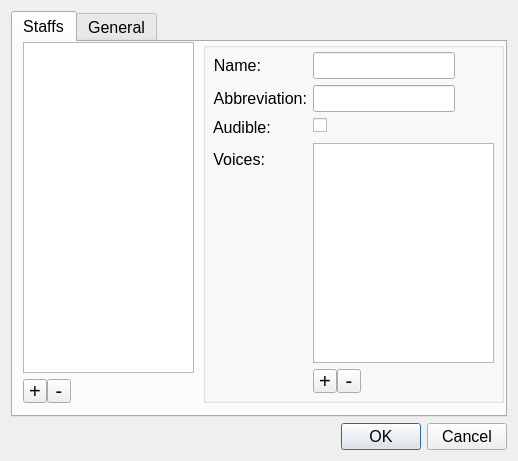
<?xml version="1.0" encoding="UTF-8"?>
<ui version="4.0">
 <class>CStaffsDialog</class>
 <widget class="QDialog" name="CStaffsDialog">
  <property name="windowModality">
   <enum>Qt::NonModal</enum>
  </property>
  <property name="geometry">
   <rect>
    <x>0</x>
    <y>0</y>
    <width>520</width>
    <height>458</height>
   </rect>
  </property>
  <property name="sizePolicy">
   <sizepolicy hsizetype="Fixed" vsizetype="Fixed">
    <horstretch>0</horstretch>
    <verstretch>0</verstretch>
   </sizepolicy>
  </property>
  <property name="font">
   <font>
    <pointsize>12</pointsize>
   </font>
  </property>
  <property name="windowTitle">
   <string>Staffs</string>
  </property>
  <property name="modal">
   <bool>false</bool>
  </property>
  <layout class="QVBoxLayout" name="verticalLayout">
   <property name="sizeConstraint">
    <enum>QLayout::SetFixedSize</enum>
   </property>
   <item>
    <widget class="QTabWidget" name="tabWidget">
     <property name="minimumSize">
      <size>
       <width>496</width>
       <height>406</height>
      </size>
     </property>
     <property name="currentIndex">
      <number>0</number>
     </property>
     <property name="documentMode">
      <bool>false</bool>
     </property>
     <widget class="QWidget" name="tab">
      <attribute name="icon">
       <iconset resource="ObjectComposerXML.qrc">
        <normaloff>:/treble_clef.png</normaloff>:/treble_clef.png</iconset>
      </attribute>
      <attribute name="title">
       <string>Staffs</string>
      </attribute>
      <widget class="QWidget" name="gridLayoutWidget_2">
       <property name="geometry">
        <rect>
         <x>10</x>
         <y>0</y>
         <width>171</width>
         <height>361</height>
        </rect>
       </property>
       <layout class="QGridLayout" name="gridLayout_2">
        <property name="sizeConstraint">
         <enum>QLayout::SetDefaultConstraint</enum>
        </property>
        <property name="horizontalSpacing">
         <number>0</number>
        </property>
        <property name="verticalSpacing">
         <number>6</number>
        </property>
        <item row="1" column="0">
         <widget class="QToolButton" name="AddStaff">
          <property name="minimumSize">
           <size>
            <width>24</width>
            <height>24</height>
           </size>
          </property>
          <property name="maximumSize">
           <size>
            <width>24</width>
            <height>24</height>
           </size>
          </property>
          <property name="font">
           <font>
            <pointsize>15</pointsize>
           </font>
          </property>
          <property name="text">
           <string>+</string>
          </property>
         </widget>
        </item>
        <item row="1" column="1">
         <widget class="QToolButton" name="RemoveStaff">
          <property name="minimumSize">
           <size>
            <width>24</width>
            <height>24</height>
           </size>
          </property>
          <property name="maximumSize">
           <size>
            <width>24</width>
            <height>24</height>
           </size>
          </property>
          <property name="font">
           <font>
            <pointsize>15</pointsize>
           </font>
          </property>
          <property name="text">
           <string>-</string>
          </property>
         </widget>
        </item>
        <item row="0" column="0" colspan="3">
         <widget class="QListView" name="StaffList"/>
        </item>
       </layout>
      </widget>
      <widget class="QGroupBox" name="groupBox">
       <property name="geometry">
        <rect>
         <x>190</x>
         <y>0</y>
         <width>301</width>
         <height>361</height>
        </rect>
       </property>
       <property name="title">
        <string/>
       </property>
       <widget class="QWidget" name="formLayoutWidget">
        <property name="geometry">
         <rect>
          <x>10</x>
          <y>10</y>
          <width>281</width>
          <height>341</height>
         </rect>
        </property>
        <layout class="QFormLayout" name="formLayout">
         <property name="fieldGrowthPolicy">
          <enum>QFormLayout::FieldsStayAtSizeHint</enum>
         </property>
         <item row="0" column="0">
          <widget class="QLabel" name="label_3">
           <property name="text">
            <string>Name:</string>
           </property>
           <property name="alignment">
            <set>Qt::AlignRight|Qt::AlignTrailing|Qt::AlignVCenter</set>
           </property>
          </widget>
         </item>
         <item row="0" column="1">
          <widget class="QLineEdit" name="NameEdit"/>
         </item>
         <item row="2" column="0">
          <widget class="QLabel" name="label_2">
           <property name="text">
            <string>Abbreviation:</string>
           </property>
           <property name="alignment">
            <set>Qt::AlignRight|Qt::AlignTrailing|Qt::AlignVCenter</set>
           </property>
          </widget>
         </item>
         <item row="2" column="1">
          <widget class="QLineEdit" name="AbbreviationEdit"/>
         </item>
         <item row="5" column="0">
          <widget class="QLabel" name="label_8">
           <property name="text">
            <string>Audible:</string>
           </property>
          </widget>
         </item>
         <item row="5" column="1">
          <widget class="QCheckBox" name="AudibleCheckBox">
           <property name="text">
            <string/>
           </property>
          </widget>
         </item>
         <item row="6" column="0">
          <widget class="QLabel" name="label">
           <property name="text">
            <string>Voices:</string>
           </property>
           <property name="alignment">
            <set>Qt::AlignRight|Qt::AlignTrailing|Qt::AlignVCenter</set>
           </property>
          </widget>
         </item>
         <item row="6" column="1">
          <layout class="QGridLayout" name="gridLayout">
           <property name="sizeConstraint">
            <enum>QLayout::SetDefaultConstraint</enum>
           </property>
           <property name="horizontalSpacing">
            <number>0</number>
           </property>
           <property name="verticalSpacing">
            <number>6</number>
           </property>
           <item row="1" column="0">
            <widget class="QToolButton" name="AddVoice">
             <property name="minimumSize">
              <size>
               <width>24</width>
               <height>24</height>
              </size>
             </property>
             <property name="maximumSize">
              <size>
               <width>24</width>
               <height>24</height>
              </size>
             </property>
             <property name="font">
              <font>
               <pointsize>15</pointsize>
              </font>
             </property>
             <property name="text">
              <string>+</string>
             </property>
            </widget>
           </item>
           <item row="0" column="0" colspan="3">
            <widget class="QListView" name="VoiceList"/>
           </item>
           <item row="1" column="1">
            <widget class="QToolButton" name="RemoveVoice">
             <property name="minimumSize">
              <size>
               <width>24</width>
               <height>24</height>
              </size>
             </property>
             <property name="maximumSize">
              <size>
               <width>24</width>
               <height>24</height>
              </size>
             </property>
             <property name="font">
              <font>
               <pointsize>15</pointsize>
              </font>
             </property>
             <property name="text">
              <string>-</string>
             </property>
            </widget>
           </item>
          </layout>
         </item>
        </layout>
       </widget>
      </widget>
     </widget>
     <widget class="QWidget" name="tab_2">
      <attribute name="icon">
       <iconset resource="ObjectComposerXML.qrc">
        <normaloff>:/measure.png</normaloff>:/measure.png</iconset>
      </attribute>
      <attribute name="title">
       <string>General</string>
      </attribute>
      <widget class="QWidget" name="formLayoutWidget_2">
       <property name="geometry">
        <rect>
         <x>10</x>
         <y>0</y>
         <width>471</width>
         <height>152</height>
        </rect>
       </property>
       <layout class="QFormLayout" name="formLayout_2">
        <property name="fieldGrowthPolicy">
         <enum>QFormLayout::FieldsStayAtSizeHint</enum>
        </property>
        <property name="horizontalSpacing">
         <number>-1</number>
        </property>
        <property name="verticalSpacing">
         <number>8</number>
        </property>
        <property name="topMargin">
         <number>6</number>
        </property>
        <item row="0" column="0">
         <widget class="QLabel" name="label_7">
          <property name="text">
           <string>Hide Bar Numbers:</string>
          </property>
         </widget>
        </item>
        <item row="2" column="0">
         <widget class="QLabel" name="label_4">
          <property name="text">
           <string>Bar Numbering Offset:</string>
          </property>
         </widget>
        </item>
        <item row="6" column="0">
         <widget class="QLabel" name="label_6">
          <property name="text">
           <string>Master Staff:</string>
          </property>
         </widget>
        </item>
        <item row="4" column="1">
         <layout class="QVBoxLayout" name="verticalLayout_2">
          <property name="spacing">
           <number>0</number>
          </property>
          <item>
           <widget class="QSlider" name="NoteSpaceSlider">
            <property name="minimumSize">
             <size>
              <width>150</width>
              <height>0</height>
             </size>
            </property>
            <property name="minimum">
             <number>8</number>
            </property>
            <property name="maximum">
             <number>34</number>
            </property>
            <property name="pageStep">
             <number>4</number>
            </property>
            <property name="value">
             <number>16</number>
            </property>
            <property name="orientation">
             <enum>Qt::Horizontal</enum>
            </property>
           </widget>
          </item>
          <item>
           <widget class="QLabel" name="SpacingLabel">
            <property name="font">
             <font>
              <pointsize>10</pointsize>
             </font>
            </property>
           </widget>
          </item>
         </layout>
        </item>
        <item row="4" column="0">
         <widget class="QLabel" name="label_5">
          <property name="text">
           <string>Note Spacing:</string>
          </property>
         </widget>
        </item>
        <item row="0" column="1">
         <widget class="QCheckBox" name="HideBarNumbersCheckbox">
          <property name="text">
           <string/>
          </property>
         </widget>
        </item>
        <item row="2" column="1">
         <widget class="QSpinBox" name="BarNumberOffsetSpinBox">
          <property name="minimum">
           <number>-100</number>
          </property>
          <property name="maximum">
           <number>100</number>
          </property>
         </widget>
        </item>
        <item row="6" column="1">
         <widget class="QComboBox" name="MasterStaffComboBox"/>
        </item>
       </layout>
      </widget>
      <widget class="QWidget" name="gridLayoutWidget">
       <property name="geometry">
        <rect>
         <x>10</x>
         <y>140</y>
         <width>471</width>
         <height>231</height>
        </rect>
       </property>
       <layout class="QGridLayout" name="gridLayout_3">
        <property name="bottomMargin">
         <number>0</number>
        </property>
        <property name="spacing">
         <number>0</number>
        </property>
        <item row="0" column="0">
         <widget class="QFontWidget" name="TempoBox">
          <property name="title">
           <string>Tempo Font</string>
          </property>
         </widget>
        </item>
        <item row="1" column="0">
         <widget class="QFontWidget" name="DynamicBox">
          <property name="title">
           <string>Dynamic Font</string>
          </property>
         </widget>
        </item>
       </layout>
      </widget>
     </widget>
    </widget>
   </item>
   <item>
    <widget class="QDialogButtonBox" name="buttonBox">
     <property name="orientation">
      <enum>Qt::Horizontal</enum>
     </property>
     <property name="standardButtons">
      <set>QDialogButtonBox::Cancel|QDialogButtonBox::Ok</set>
     </property>
    </widget>
   </item>
  </layout>
 </widget>
 <customwidgets>
  <customwidget>
   <class>QFontWidget</class>
   <extends>QGroupBox</extends>
   <header>qfontwidget.h</header>
   <container>1</container>
  </customwidget>
 </customwidgets>
 <tabstops>
  <tabstop>AddStaff</tabstop>
  <tabstop>RemoveStaff</tabstop>
  <tabstop>AddVoice</tabstop>
  <tabstop>RemoveVoice</tabstop>
  <tabstop>buttonBox</tabstop>
  <tabstop>tabWidget</tabstop>
 </tabstops>
 <resources>
  <include location="ObjectComposerXML.qrc"/>
 </resources>
 <connections>
  <connection>
   <sender>buttonBox</sender>
   <signal>accepted()</signal>
   <receiver>CStaffsDialog</receiver>
   <slot>accept()</slot>
   <hints>
    <hint type="sourcelabel">
     <x>264</x>
     <y>453</y>
    </hint>
    <hint type="destinationlabel">
     <x>157</x>
     <y>274</y>
    </hint>
   </hints>
  </connection>
  <connection>
   <sender>buttonBox</sender>
   <signal>rejected()</signal>
   <receiver>CStaffsDialog</receiver>
   <slot>reject()</slot>
   <hints>
    <hint type="sourcelabel">
     <x>332</x>
     <y>453</y>
    </hint>
    <hint type="destinationlabel">
     <x>286</x>
     <y>274</y>
    </hint>
   </hints>
  </connection>
  <connection>
   <sender>AddStaff</sender>
   <signal>clicked()</signal>
   <receiver>CStaffsDialog</receiver>
   <slot>AddStaff()</slot>
   <hints>
    <hint type="sourcelabel">
     <x>39</x>
     <y>378</y>
    </hint>
    <hint type="destinationlabel">
     <x>-1</x>
     <y>378</y>
    </hint>
   </hints>
  </connection>
  <connection>
   <sender>RemoveStaff</sender>
   <signal>clicked()</signal>
   <receiver>CStaffsDialog</receiver>
   <slot>DeleteStaff()</slot>
   <hints>
    <hint type="sourcelabel">
     <x>73</x>
     <y>391</y>
    </hint>
    <hint type="destinationlabel">
     <x>0</x>
     <y>361</y>
    </hint>
   </hints>
  </connection>
  <connection>
   <sender>AddVoice</sender>
   <signal>clicked()</signal>
   <receiver>CStaffsDialog</receiver>
   <slot>AddVoice()</slot>
   <hints>
    <hint type="sourcelabel">
     <x>333</x>
     <y>349</y>
    </hint>
    <hint type="destinationlabel">
     <x>9</x>
     <y>312</y>
    </hint>
   </hints>
  </connection>
  <connection>
   <sender>RemoveVoice</sender>
   <signal>clicked()</signal>
   <receiver>CStaffsDialog</receiver>
   <slot>DeleteVoice()</slot>
   <hints>
    <hint type="sourcelabel">
     <x>357</x>
     <y>349</y>
    </hint>
    <hint type="destinationlabel">
     <x>8</x>
     <y>286</y>
    </hint>
   </hints>
  </connection>
 </connections>
 <slots>
  <slot>FillStaff(int)</slot>
  <slot>AddStaff()</slot>
  <slot>DeleteStaff()</slot>
  <slot>AddVoice()</slot>
  <slot>DeleteVoice()</slot>
  <slot>EditName()</slot>
  <slot>EditAbbreviation()</slot>
  <slot>EditHideBarNumbers()</slot>
  <slot>EditBarNumberOffset()</slot>
  <slot>EditNoteSpace()</slot>
  <slot>EditMasterStaff(int)</slot>
  <slot>EditAudible()</slot>
 </slots>
</ui>
